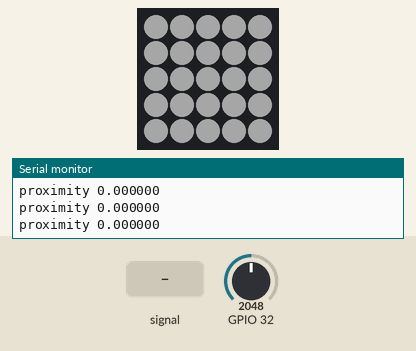
A sketch run on a simulated ESP32. Parts: 5×5 RGB LED matrix (first LED top left, wired row by row), the last lines printed to the serial monitor. Inputs (shaded band) come from the test bench; at power-on: GPIO 32 = 2048 (analog values on the 0–4095 scale). Dim RGB values are drawn brighter than linear.

Above: at 1.2 s.
1.3 s: GPIO 32 fed a 2 Hz sine of ±1228 counts around its level
At 3.26 s:
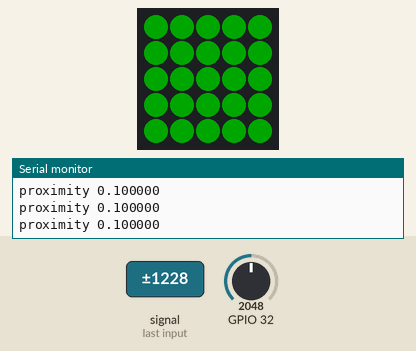
3.6 s: GPIO 32 set to 3040
At 4.3 s:
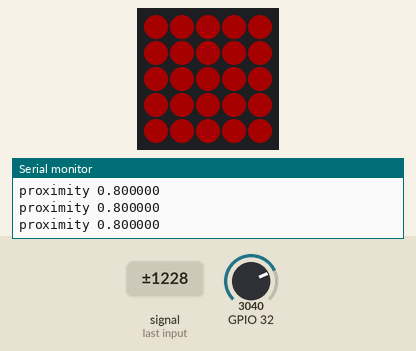
5.2 s: GPIO 32 set to 2936
At 5.51 s:
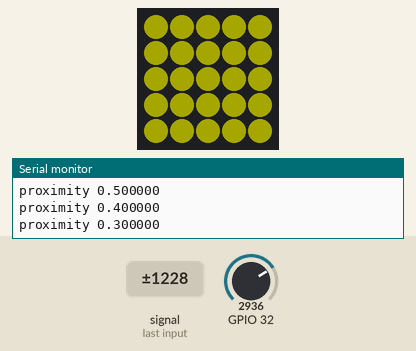
Timing chart, 0 to 8.2 s (numbered marks = the images above; inputs shaded):
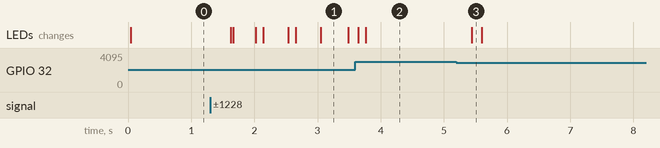

Measured:
- the behaviour switches between 3001 and 3000 on GPIO 32 (found by bisection; images 2 and 3)
- after the input at 1.3 s, the LEDs: change after 0.33 s (image 1)
- after the input at 3.6 s, the LEDs: first differ from a run without the input after 0.16 s (image 2)
- after the input at 5.2 s, the LEDs: change after 0.24 s (image 3)
- what the display in image 1 shows lasts 0.4 s, from 3.1 s to 3.5 s

The sketch:

m5duino-carsonar.ino
```cpp
#define SAMPLE_SIZE 256
int sample_array[SAMPLE_SIZE];

#define ROLLING_AVG_SIZE 10
int rolling_array[ROLLING_AVG_SIZE];
int rolling_index = 0;
float rolling_average = 0;

// m5 LED
#include "M5Atom.h"

// couleur du led
#define WHITE 0xff, 0xff, 0xff
#define RED 0xff, 0x00, 0x00
#define YELLOW 0xff, 0xff, 0x00
#define GREEN 0x00, 0xff, 0x00
#define CYAN 0x00, 0xff, 0xff
#define BLUE 0x00, 0x00, 0xff
#define PINK 0xff, 0x00, 0xff
#define OFF 0x00, 0x00, 0x00


uint8_t DisBuff[2 + 5 * 5 * 3];

void set_m5_led(uint8_t Rdata, uint8_t Gdata, uint8_t Bdata)
{
  DisBuff[0] = 0x05;
  DisBuff[1] = 0x05;
  for (int i = 0; i < 25; i++) {
    DisBuff[2 + i * 3 + 1] = Rdata;  // -> fix : grb? weird?
    DisBuff[2 + i * 3 + 0] = Gdata;  //->  fix : grb? weird?
    DisBuff[2 + i * 3 + 2] = Bdata;
  }
  M5.dis.displaybuff(DisBuff);
}

void setup()
{
  M5.begin(true, false, true);
  set_m5_led(BLUE);

  //set the resolution to 12 bits (0-4096)
  analogReadResolution(12);
}

void loop()
{
  // read the analog value for pin 32:
  for (int i = 0; i < SAMPLE_SIZE; i++)
  {
    sample_array[i] = analogRead(32);
  }

  int ADC_AVG_BOOL = (int(average(sample_array, SAMPLE_SIZE))) > 3000;
  rolling_index++;
  if (rolling_index > ROLLING_AVG_SIZE) {
    rolling_index = 0;
  }
  rolling_array[rolling_index] = ADC_AVG_BOOL;
  rolling_average = average(rolling_array, ROLLING_AVG_SIZE);


  delay(10);  // delay in between reads for clear read from serial
  Serial.printf("proximity %f\n", rolling_average);


  if (rolling_average == 0)
  {
    set_m5_led(WHITE);
  } else if (rolling_average < 0.2) {
    set_m5_led(GREEN);
  } else if (rolling_average < 0.5) {
    set_m5_led(YELLOW);
  } else if (rolling_average < 0.8) {
    set_m5_led(RED);
  }

}


float average (int * array, int len)  // assuming array is int.
{
  long sum = 0L ;  // sum will be larger than an item, long for safety.
  for (int i = 0 ; i < len ; i++)
    sum += array [i] ;
  return  ((float) sum) / len ;  // average will be fractional, so float may be appropriate.
}
```
